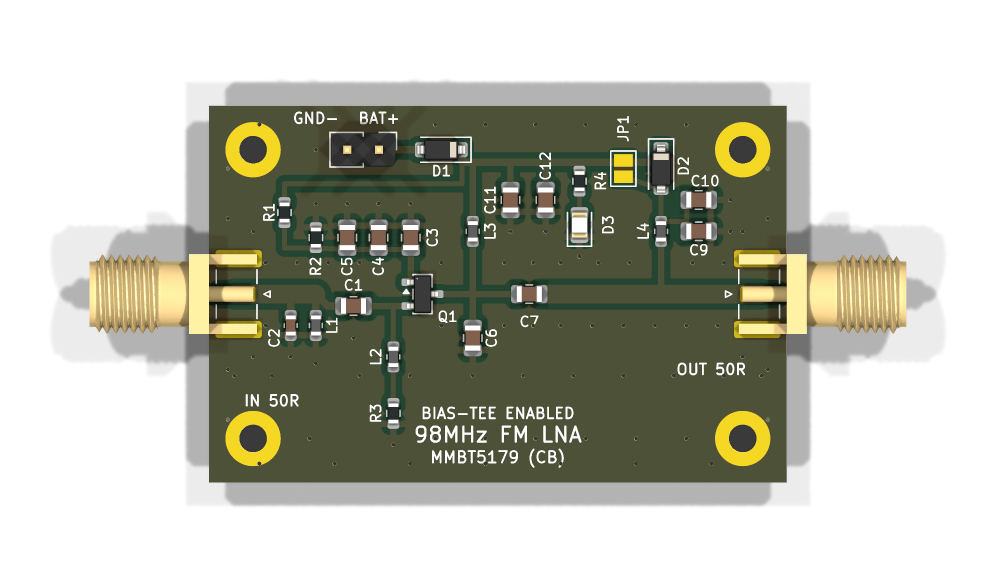
#> input picture renders/top_render.png, 1992 x 1176 px (shown at 1/2 size)
$ python generate_ports_overlay.py
#> lines starting #> are read from the running program, lines starting #| are printed output that depends on the picture
# -*- coding: utf-8 -*-
import matplotlib.pyplot as plt
import matplotlib.patches as patches
from PIL import Image
import numpy as np

import os
script_dir = os.path.dirname(os.path.abspath(__file__))
repo_dir = os.path.dirname(script_dir)

# Load base image
im = Image.open(os.path.join(repo_dir, 'renders', 'top_render.png'))
#> im is the input picture: PIL image 1992x1176 RGBA; mean R, G, B, A 38.9, 40.1, 27.5, 108.8
w, h = im.size
#> w = 1992; h = 1176

fig, ax = plt.subplots(figsize=(18, 10.5), dpi=150)
ax.imshow(im)

# Calibration parameters for 34 mm x 29 mm board (Y_RF = 17.00 mm)
x0 = 419.0
scale_x = 33.92
y_rf = 672.8  # Y = 17.00 mm in KiCad (aligned with enclosure SMA cutouts)

# Ports coordinates in pixels
p1_x = x0 + 0.0 * scale_x       # X = -17.0 mm openEMS (KiCad 0.0 mm)
p2_x = x0 + 8.5 * scale_x       # X = -8.5 mm openEMS (KiCad 8.5 mm)
p3_x = x0 + 23.0 * scale_x      # X = +6.0 mm openEMS (KiCad 23.0 mm)
p4_x = x0 + 34.0 * scale_x      # X = +17.0 mm openEMS (KiCad 34.0 mm)

# Draw Input Trace highlight (Port 1 to Port 2)
trace_in = patches.Rectangle((p1_x, y_rf - 25), p2_x - p1_x, 50,
                             linewidth=2.5, edgecolor='#00f0ff', facecolor='#00f0ff', alpha=0.35, zorder=3)
ax.add_patch(trace_in)

# Draw Output Trace highlight (Port 3 to Port 4)
trace_out = patches.Rectangle((p3_x, y_rf - 25), p4_x - p3_x, 50,
                              linewidth=2.5, edgecolor='#00f0ff', facecolor='#00f0ff', alpha=0.35, zorder=3)
ax.add_patch(trace_out)

# Draw Central Ground / Isolation Zone (Port 2 to Port 3)
iso_zone = patches.Rectangle((p2_x, y_rf - 150), p3_x - p2_x, 300,
                             linewidth=2, edgecolor='#ffaa00', facecolor='#ffaa00', alpha=0.18, linestyle='--', zorder=3)
ax.add_patch(iso_zone)

# Draw Ports with high-visibility markers
ports = [
    (1, p1_x, y_rf, 'Port 1: SMA RF In', '-17.0 mm', '0.0 mm', '#ff2222', (p1_x - 140, y_rf - 280)),
    (2, p2_x, y_rf, 'Port 2: In Match Pad', '-8.5 mm', '8.5 mm', '#ff8800', (p2_x - 40, y_rf - 340)),
    (3, p3_x, y_rf, 'Port 3: Out Match Pad', '+6.0 mm', '23.0 mm', '#00e676', (p3_x + 40, y_rf - 340)),
    (4, p4_x, y_rf, 'Port 4: SMA RF Out', '+17.0 mm', '34.0 mm', '#ff2222', (p4_x + 140, y_rf - 280)),
]

for p_num, px, py, name, x_em, x_kc, color, callout_pos in ports:
    # Outer target ring
    ax.add_patch(patches.Circle((px, py), 28, edgecolor=color, facecolor='none', linewidth=3.5, zorder=5))
    ax.add_patch(patches.Circle((px, py), 12, edgecolor='#ffffff', facecolor=color, linewidth=2, zorder=6))
    ax.scatter([px], [py], color='#ffffff', s=25, zorder=7)

    # Callout text box
    callout_text = f'PORT {p_num}\n{name}\nopenEMS X = {x_em}\nKiCad X = {x_kc}\nZ0 = 50 Ohm'
    ax.annotate(callout_text,
                xy=(px, py), xycoords='data',
                xytext=callout_pos, textcoords='data',
                bbox=dict(boxstyle='round,pad=0.6', fc='#111a24', ec=color, lw=2.5, alpha=0.92),
                arrowprops=dict(arrowstyle='->', connectionstyle='arc3,rad=0.15', color=color, lw=2.5),
                fontsize=11, fontweight='bold', color='#ffffff', ha='center', va='center', zorder=10)

# Add annotations for traces
ax.text((p1_x + p2_x)/2, y_rf + 85, 'INPUT CPWG TRACE\nL = 8.5 mm (Loss: 0.13 dB)',
        ha='center', va='center', color='#00f0ff', fontsize=11, fontweight='bold',
        bbox=dict(boxstyle='round,pad=0.4', fc='#0b1924', ec='#00f0ff', lw=1.5, alpha=0.85), zorder=8)

ax.text((p3_x + p4_x)/2, y_rf + 85, 'OUTPUT CPWG TRACE\nL = 11.0 mm (Loss: 0.15 dB)',
        ha='center', va='center', color='#00f0ff', fontsize=11, fontweight='bold',
        bbox=dict(boxstyle='round,pad=0.4', fc='#0b1924', ec='#00f0ff', lw=1.5, alpha=0.85), zorder=8)

ax.text((p2_x + p3_x)/2, y_rf + 215, 'ACTIVE CIRCUIT & MATCHING ZONE\nVia Fence & Ground Isolation (~76 dB S41 / S31)',
        ha='center', va='center', color='#ffcc00', fontsize=11, fontweight='bold',
        bbox=dict(boxstyle='round,pad=0.4', fc='#1f1a08', ec='#ffaa00', lw=1.5, alpha=0.85), zorder=8)

# Title & Metadata Banner
ax.text(w/2, 60, 'openEMS 3D FDTD Electromagnetic Port Locations on Physical PCB (34x29mm)',
        ha='center', va='center', color='#ffffff', fontsize=18, fontweight='bold',
        bbox=dict(boxstyle='square,pad=0.6', fc='#0a1520', ec='#00d084', lw=2, alpha=0.95), zorder=10)

# Legend Box
legend_text = (
    'PORT DEFINITIONS IN 4-PORT TOUCHSTONE MODEL (lna_board_full_4port.s4p):\n'
    '  * Port 1 (X = -17.0 mm): SMA RF Input end-launch interface (50 Ohm to generator)\n'
    '  * Port 2 (X = -8.5 mm): Input Match Pad (interface to discrete L1, C2, C1)\n'
    '  * Port 3 (X = +6.0 mm): Output Match Pad (interface to discrete C7 and collector tank)\n'
    '  * Port 4 (X = +17.0 mm): SMA RF Output end-launch interface (50 Ohm to receiver & bias-tee)\n'
    '  * Ref Port (GND): Solid copper ground pours on Layer 1 & Layer 2 + stitched via fence'
)
ax.text(w/2, h - 70, legend_text,
        ha='center', va='center', color='#e0f2fe', fontsize=10.5, family='monospace',
        bbox=dict(boxstyle='round,pad=0.6', fc='#0a1118', ec='#38bdf8', lw=1.8, alpha=0.95), zorder=10)
ax.text(w/2, h - 70, legend_text,
        ha='center', va='center', color='#e0f2fe', fontsize=10.5, family='monospace',
        bbox=dict(boxstyle='round,pad=0.6', fc='#0a1118', ec='#38bdf8', lw=1.8, alpha=0.95), zorder=10)

ax.set_xlim(0, w)
ax.set_ylim(h, 0)
ax.axis('off')
plt.tight_layout()

out_path = os.path.join(repo_dir, 'renders', 'openems_ports_pcb_overlay.png')
plt.savefig(out_path, bbox_inches='tight', pad_inches=0.1, dpi=160)
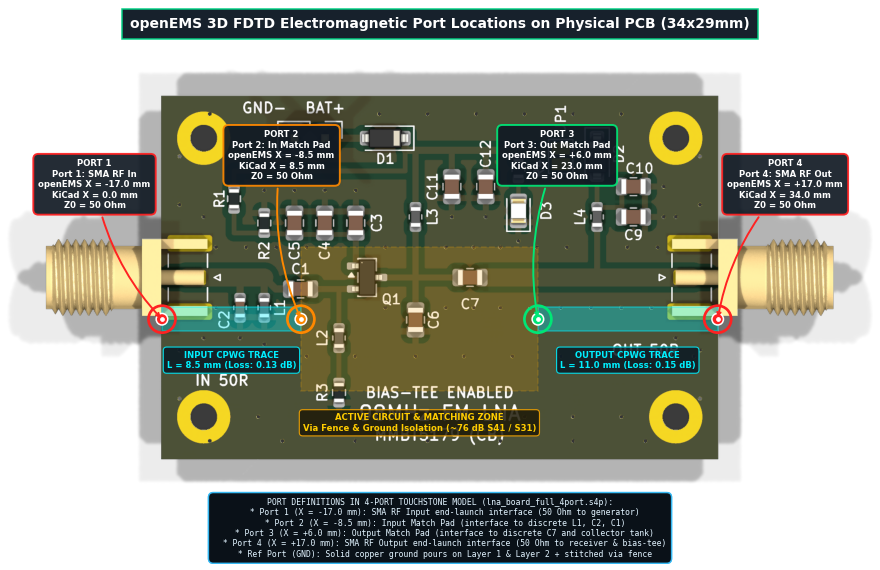
#> figure drawn by matplotlib, 1 panel
plt.close()
print(f'Successfully generated {out_path}')

$ run again, with renders/bottom_render.png copied over renders/top_render.png
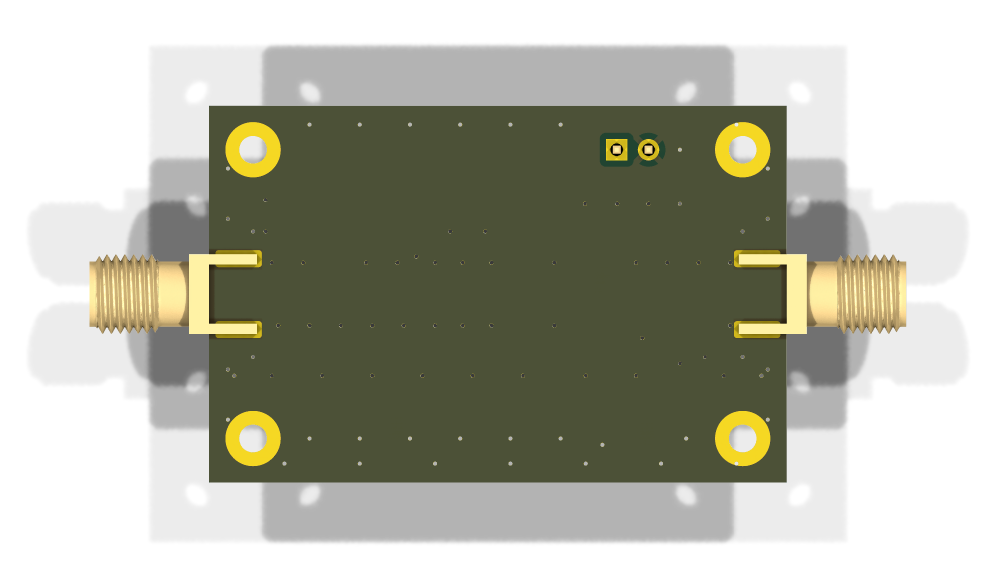
#> input picture renders/bottom_render.png, 1992 x 1176 px (shown at 1/2 size)
#> im is the input picture: PIL image 1992x1176 RGBA; mean R, G, B, A 37.1, 37.8, 24, 115.2
#> `plt.savefig(out_path, bbox_inches='tight', pad_inches=0.1, dpi=160)`:
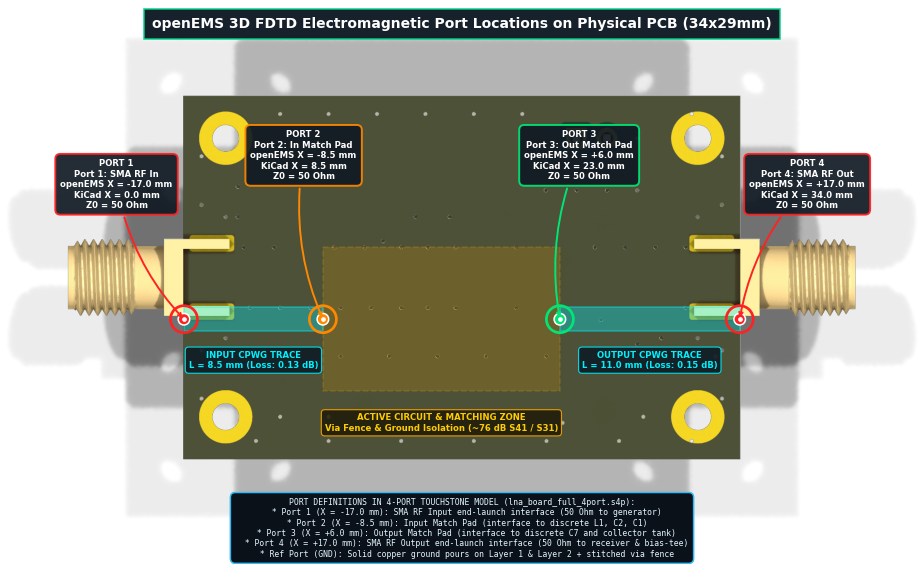
#> figure drawn by matplotlib, 1 panel

$ run again, with renders/case_cross_section.png copied over renders/top_render.png
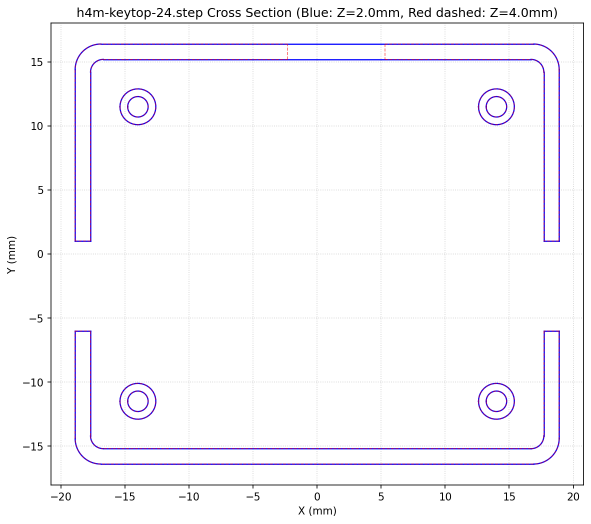
#> input picture renders/case_cross_section.png, 1181 x 1048 px (shown at 1/2 size)
#> im is the input picture: PIL image 1181x1048 RGBA; mean R, G, B, A 248.8, 247.7, 250.7, 255
#> `plt.savefig(out_path, bbox_inches='tight', pad_inches=0.1, dpi=160)`:
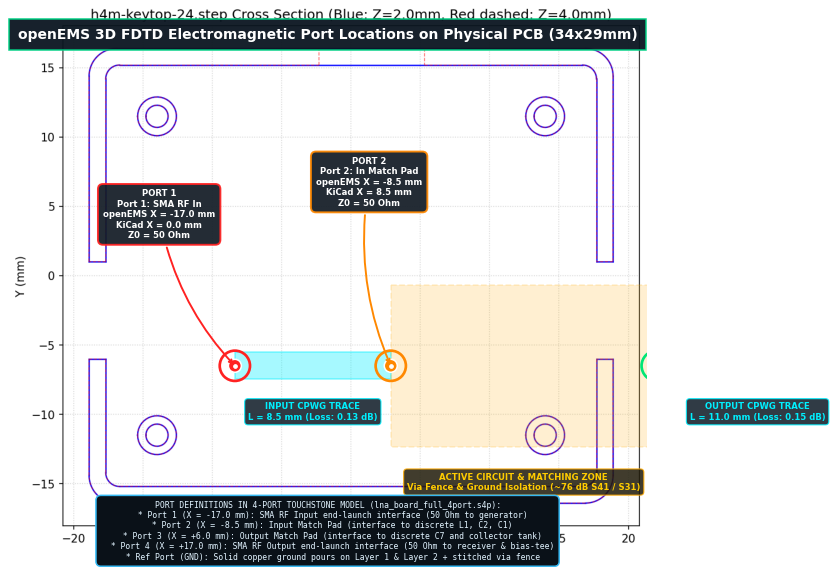
#> figure drawn by matplotlib, 1 panel

$ run again, with renders/enclosure_assembly_iso.png copied over renders/top_render.png
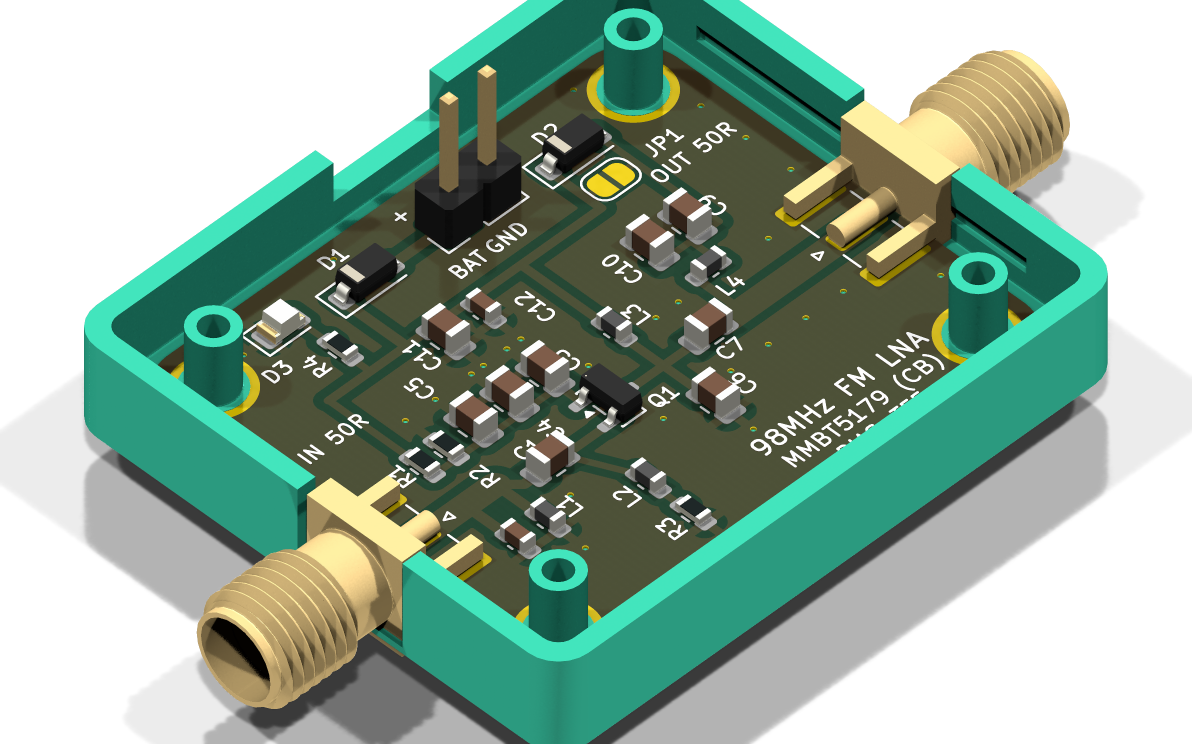
#> input picture renders/enclosure_assembly_iso.png, 2384 x 1488 px (shown at 1/2 size)
#> im is the input picture: PIL image 2384x1488 RGBA; mean R, G, B, A 45.7, 70.1, 54.2, 155.6
#> `plt.savefig(out_path, bbox_inches='tight', pad_inches=0.1, dpi=160)`:
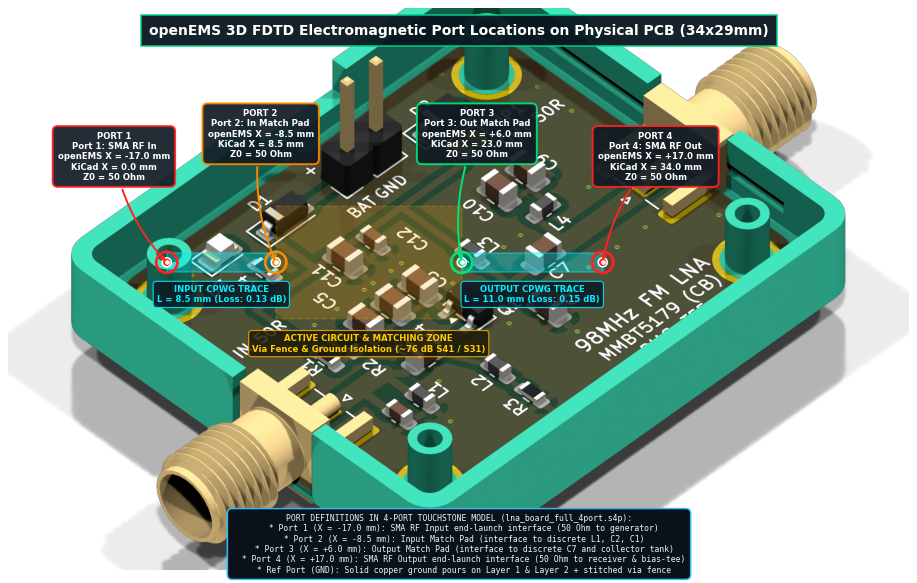
#> figure drawn by matplotlib, 1 panel
